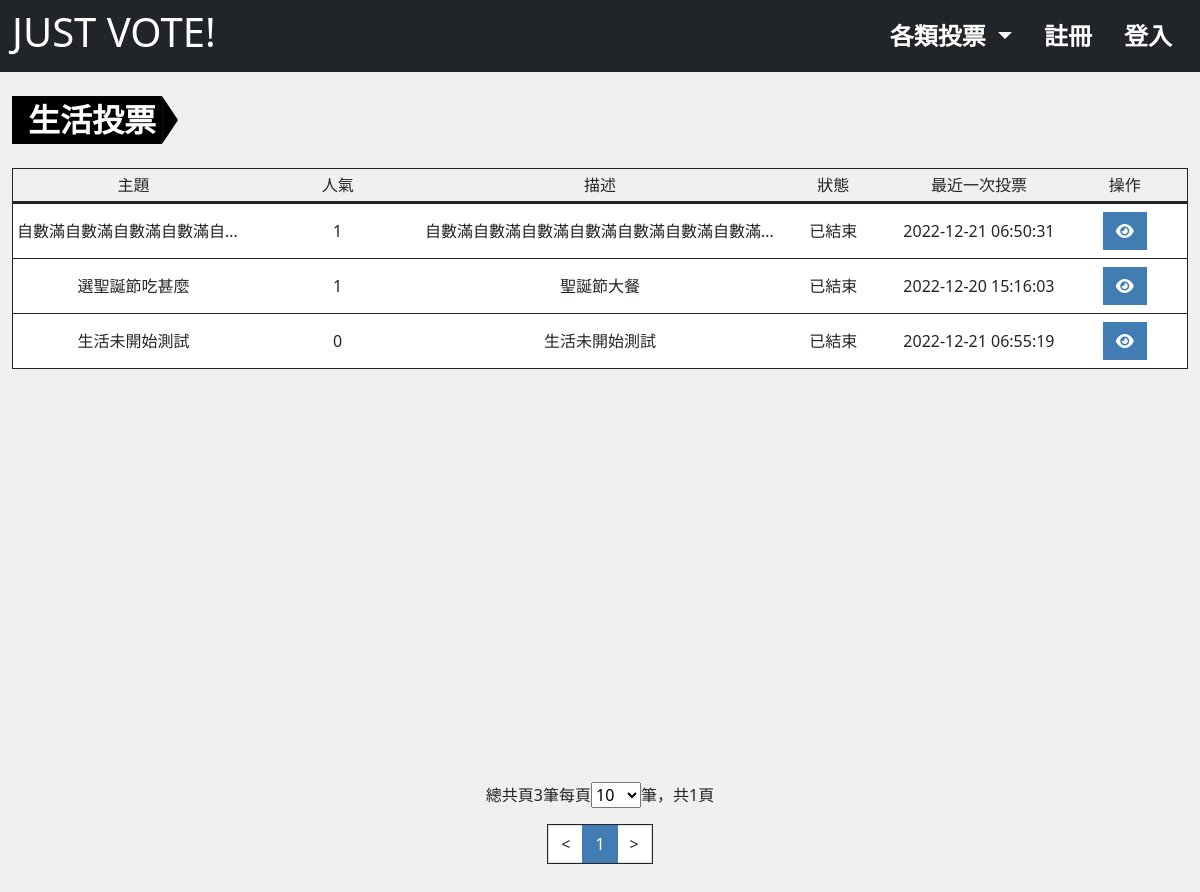
/?do=category_list&category=1, run on an earlier commit of the app's database.
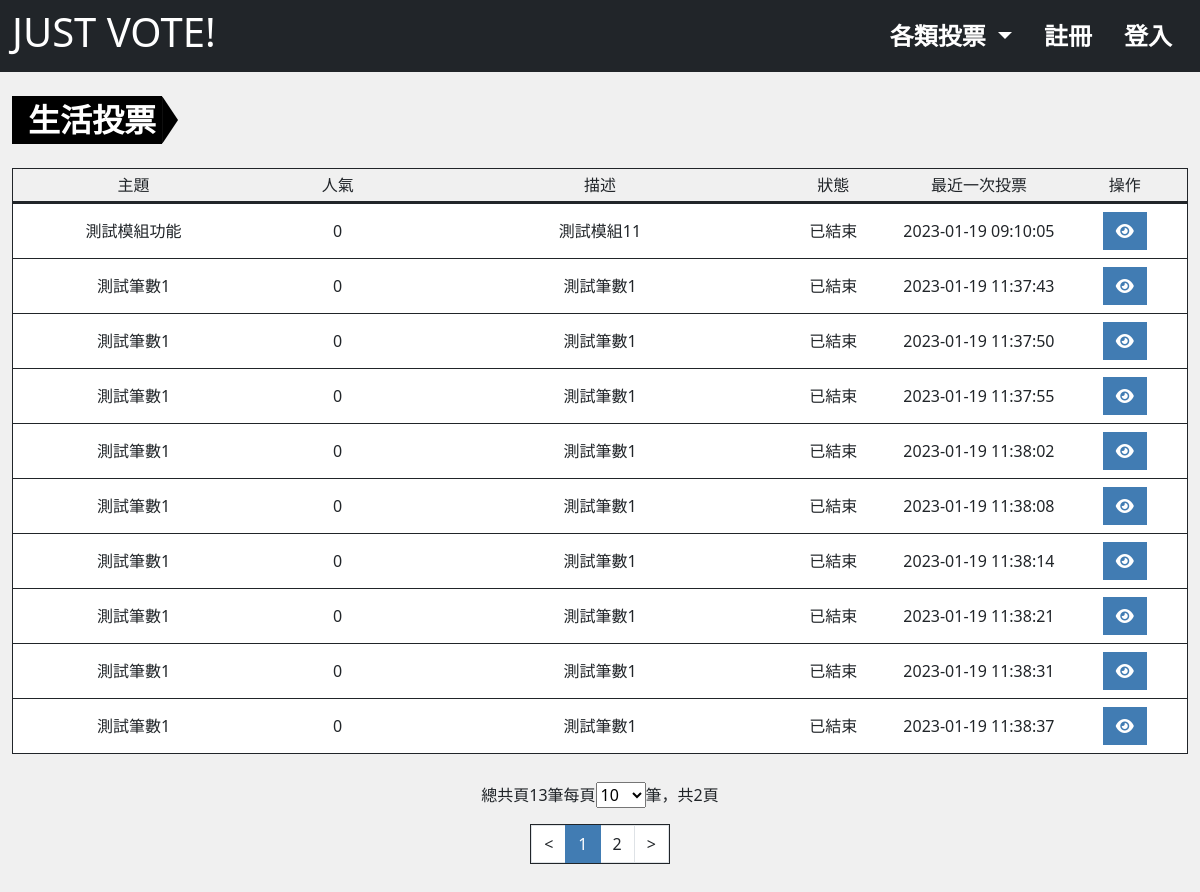
And on a later commit of the database.
### tables this page shows
CREATE TABLE `projectvote_subject` (
  `id` int(10) UNSIGNED NOT NULL,
  `title` varchar(64) NOT NULL COMMENT '投票主題',
  `description` text DEFAULT NULL COMMENT '描述',
  `type` tinyint(3) UNSIGNED NOT NULL DEFAULT 0 COMMENT '投票類型',
  `vote` int(10) NOT NULL DEFAULT 0 COMMENT '被投票次數',
  `private` tinyint(1) NOT NULL DEFAULT 0 COMMENT '是否為私人投票',
  `category_id` int(10) UNSIGNED NOT NULL,
  `start_time` timestamp NOT NULL DEFAULT current_timestamp() COMMENT '開始時間',
  `end_time` timestamp NULL DEFAULT NULL COMMENT '結束時間',
  `created_at` timestamp NOT NULL DEFAULT current_timestamp(),
  `update_at` timestamp NOT NULL DEFAULT current_timestamp() ON UPDATE current_timestamp(),
  `check_num` int(10) UNSIGNED NOT NULL
);

### db/base.php (called while the page is built, shortened)
<?php
$db = "mysql:local=localhost;charset=utf8;dbname=vote;";
$pdo = new PDO($db,"root","");
function all($table,...$args){
    global $pdo;
    $sql = "SELECT * FROM `$table`";
    if(isset($args[0])){
        if(is_array($args[0])){
            $input = [];
            foreach ($args[0] as $key => $value){
                $input[]="`$key`='$value'";
            }
            $sql = $sql." WHERE ".join(' && ',$input);
        }else{
            $sql = $sql . $args[0];
        }
        if(isset($args[1])){
            $sql = $sql . $args[1];
        }
    }
    return $pdo->query($sql)->fetchAll(PDO::FETCH_ASSOC);
}
function countSql($table,...$arg){
    global $pdo;
    $sql = "SELECT COUNT(*) FROM `$table`";
    $input=[];
    if(isset($arg[0])){
        if(is_array($arg[0])){
            foreach($arg[0] as $key => $value){
                $input[]="`$key` = '$value'";
            }
            $sql.=" WHERE ".join(" AND ",$input);
        }else{
            $sql.=$arg[0];
        }
    }
    if(isset($arg[1])){
        $sql .= $arg[1];
    }
    return $pdo->query($sql)->fetchColumn();
}
function replaceInput($action,$str){
    $action=strtolower($action);
    switch($action){
        case 'html':
            return preg_replace(['/</','/>/'], ['《','》'],$str);
        break;
    }
}
function dateCheck($startTime,$endTime){
    $now = strtotime('now');
    $startDate = strtotime($startTime);
    $endDate = strtotime($endTime);
    if($now>$startDate && $now<$endDate){
        return '進行中';
      }else if($now<$startDate){
        return '未開始';
      }else if($now>$endDate){
        return '已結束';
      }
}
?>

### front/category_list.php (the view, shortened to what the changed rows need)
<?php
include_once "./db/base.php";
$pageSetting = $_GET['pageSet']??10;
$pageRange = [10,30,50,100];
$pageActive = 1;
$pageStart = $pageActive - 1;
$date=date("Y-m-d H:i:s",strtotime('now'));
$surveyList = all('projectvote_subject',['category_id'=>$_GET['category']]," AND `private`='0' AND `start_time`<='$date' LIMIT $pageStart,$pageSetting");
$surveyRows = countSql('projectvote_subject',['category_id'=>$_GET['category']]," AND `private`='0' AND `start_time`<='$date'");
?>
<div class="container-xxl mt-4 pb-5">
    <ul class="list-group list-group-container text-center ">
  <?php
    if(!empty($surveyList)){
    foreach($surveyList as $survey){
    $dateStatus = dateCheck($survey['start_time'],$survey['end_time']);
    $title = replaceInput('html',$survey['title']);
    $description = replaceInput('html',$survey['description']);
    ?>
    <li class="list-group-item d-flex align-items-center border-bottom border-1 border-dark px-1">
    <div class="w-20 text-collapse"><?=$title?></div>
    <div class="w-15"><?=$survey['vote']?></div>
    <div class="w-30 text-collapse"><?=$description?></div>
    <div class="w-10"><?=$dateStatus?></div>
    <div class="w-15 fs-6 "><?=$survey['update_at']?></div>
    <div class="w-10">
      <?php
      echo "<a href='?do=survey_result&id={$survey['id']}' class='btn btn-main'><i class='fa-solid fa-eye'></i></a>";
      ?>
    </div>
  </li>
    <?php
    }
  }else{
    echo "<li class='list-group-item d-flex align-items-center border-bottom border-1 border-dark'>";
    echo "<div class='w-100'>此分類尚無投票!</div>";
    echo "</li>";
  }
  ?>
</ul>
    <?php
    include "./layout/pagination.php";
    ?>
</div>
</div>
</div>

### layout/pagination.php (shortened to what the changed rows need)
  <?php
  if(!empty($surveyList)){
    ?>
<div class="page-control mx-auto w-fit-content py-4">
  <div class="page-list mb-3">
    <?php
    $pages = ceil($surveyRows/$pageSetting);
    echo "總共頁{$surveyRows}筆";
    echo "每頁";
    echo "<select name='pageSet' id='pageSet'>";
    foreach($pageRange as $range){
      if($range==$pageSetting){
        echo "<option value='$range' selected>$range</option>";
      }else{
        echo "<option value='$range'>$range</option>";
      }
    }
    echo "</select>筆，";
    echo "共{$pages}頁";
    ?>
</div>
<div class="pagination w-fit-content mx-auto border border-1 border-dark text-black">
<?php
$prevPage = $pageActive-1;
$nextPage = $pageActive+1;
$preDisable = '';
$nextDisable = '';
if($pages==1){
    $nextPage = $pages;
    $prevPage = $pages;
    $nextDisable = "disable";
    $preDisable = "disable";
}else if($pageActive==1){
    $prevPage = 1;
    $preDisable = "disable";
}else if($pageActive==$pages){
    $nextPage = $pages;
    $nextDisable = "disable";
}
$pagiRange =10;
if($pages>$pagiRange){
    if($pageActive > 5 && $pages-$pageActive>4){
        $pagiStart=$pageActive-4;
        $pagiFirstPage = "<li class='page-item'><a class='page-link text-dark' href='?do={$_GET['do']}&sheet={$_GET['sheet']}&pageSet={$pageSetting}&page=1'>1</a></li>...";
        $pagiLastPage = "...<li class='page-item'><a class='page-link text-dark' href='?do={$_GET['do']}&sheet={$_GET['sheet']}&pageSet={$pageSetting}&page={$pages}'>{$pages}</a></li>";
    }else if($pageActive > 5){
        $pagiStart=$pages-($pagiRange-2);
        $pagiFirstPage = "<li class='page-item'><a class='page-link text-dark' href='?do={$_GET['do']}&sheet={$_GET['sheet']}&pageSet={$pageSetting}&page=1'>1</a></li>...";
        $pagiLastPage = '';
    }else{
        $pagiStart=1;
        $pagiFirstPage = "";
        $pagiLastPage = "...<li class='page-item'><a class='page-link text-dark' href='?do={$_GET['do']}&sheet={$_GET['sheet']}&pageSet={$pageSetting}&page={$pages}'>{$pages}</a></li>";
    }
    $pageEnd = $pagiStart+($pagiRange-2);
}else{
    $pagiStart=1;
    $pageEnd = $pages;
}
$sheet=isset($_GET['sheet'])?"&sheet={$_GET['sheet']}":'';
$category=isset($_GET['category'])?"&category={$_GET['category']}":'';
echo "<li class='page-item $preDisable'><a class='page-link text-dark' href='?do={$_GET['do']}$sheet$category&pageSet={$pageSetting}&page={$prevPage}'><</a></li>";
for($i=$pagiStart;$i<=$pageEnd;$i++){
    if($i==$pageActive){
        echo "<li class='page-item active'><a class='page-link' href='?do={$_GET['do']}$sheet$category&pageSet={$pageSetting}&page={$i}'>{$i}</a></li>";
    }else{
        echo "<li class='page-item'><a class='page-link text-dark' href='?do={$_GET['do']}$sheet$category&pageSet={$pageSetting}&page={$i}'>{$i}</a></li>";
    }
}
echo "<li class='page-item $nextDisable'><a class='page-link text-dark' href='?do={$_GET['do']}$sheet$category&pageSet={$pageSetting}&page={$nextPage}'>></a></li>";
?>
<?php
  }
  ?>

What changed in the data, as far as the page shows it:
removed projectvote_subject: title "自數滿自數滿自數滿自數滿自…", vote "1", description "自數滿自數滿自數滿自數滿自數滿自數滿自數滿…", dateStatus "已結束", update_at "2022-12-21 06:50:31"
removed projectvote_subject: title "選聖誕節吃甚麼", vote "1", description "聖誕節大餐", dateStatus "已結束", update_at "2022-12-20 15:16:03"
no longer on this page (row edited): projectvote_subject: title "生活未開始測試", vote "0", description "生活未開始測試", dateStatus "已結束", update_at "2022-12-21 06:55:19"
added projectvote_subject: title "測試模組功能", vote "0", description "測試模組11", dateStatus "已結束", update_at "2023-01-19 09:10:05"
added projectvote_subject: title "測試筆數1", vote "0", description "測試筆數1", dateStatus "已結束", update_at "2023-01-19 11:37:43"
added projectvote_subject: title "測試筆數1", vote "0", description "測試筆數1", dateStatus "已結束", update_at "2023-01-19 11:37:50"
added projectvote_subject: title "測試筆數1", vote "0", description "測試筆數1", dateStatus "已結束", update_at "2023-01-19 11:37:55"
added projectvote_subject: title "測試筆數1", vote "0", description "測試筆數1", dateStatus "已結束", update_at "2023-01-19 11:38:02"
added projectvote_subject: title "測試筆數1", vote "0", description "測試筆數1", dateStatus "已結束", update_at "2023-01-19 11:38:08"
added projectvote_subject: title "測試筆數1", vote "0", description "測試筆數1", dateStatus "已結束", update_at "2023-01-19 11:38:14"
added projectvote_subject: title "測試筆數1", vote "0", description "測試筆數1", dateStatus "已結束", update_at "2023-01-19 11:38:21"
added projectvote_subject: title "測試筆數1", vote "0", description "測試筆數1", dateStatus "已結束", update_at "2023-01-19 11:38:31"
added projectvote_subject: title "測試筆數1", vote "0", description "測試筆數1", dateStatus "已結束", update_at "2023-01-19 11:38:37"
Also different on the page:
$surveyRows: "3" → "13"
$pages: "1" → "2"
new list line: "2"
